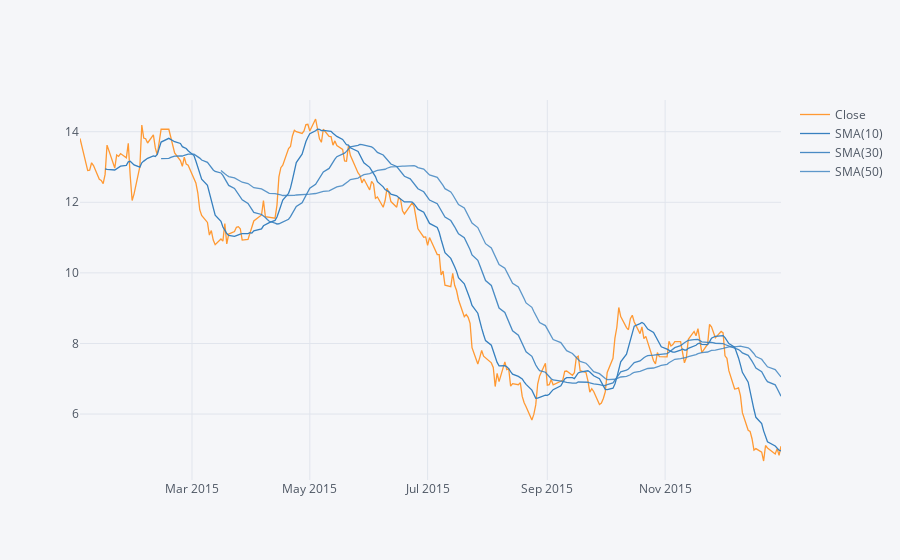

The code cell stored with this chart in its notebook:
### Markdown cell above
** Technical Analysis -- Use [`.ta_plot(study='sma')`](https://plot.ly/pandas/moving-average/) to create a Simple Moving Averages (SMA) plot of Encana for the year 2015. Pass in `periods=[10,30,50]`**

### Code cell
# Code here please
encana['Close'].loc['2015-01-01':'2016-01-01'].ta_plot(study='sma',periods=[10,30,50],title='Simple Moving Averages Encana')

### Figure 1 — Plotly figure (JSON) as saved in the notebook; plotly's stock layout.template omitted (floating-point values rounded to 4 significant figures; data arrays with more than 128 entries replaced by an {"elided": "..."} marker saying what was removed)
{"data": [{"line": {"color": "rgba(255, 153, 51, 1.0)", "dash": "solid", "shape": "linear", "width": 1.3}, "mode": "lines", "name": "Close", "text": "", "type": "scatter", "x": {"elided": "252 str values"}, "y": {"elided": "252 float values"}}, {"line": {"color": "rgba(55, 128, 191, 1.0)", "dash": "solid", "shape": "linear", "width": 1.3}, "mode": "lines", "name": "SMA(10)", "text": "", "type": "scatter", "x": {"elided": "252 str values"}, "y": {"elided": "252 mixed values"}}, {"line": {"color": "rgba(55, 128, 191, 0.8999999999999999)", "dash": "solid", "shape": "linear", "width": 1.3}, "mode": "lines", "name": "SMA(30)", "text": "", "type": "scatter", "x": {"elided": "252 str values"}, "y": {"elided": "252 mixed values"}}, {"line": {"color": "rgba(55, 128, 191, 0.7999999999999998)", "dash": "solid", "shape": "linear", "width": 1.3}, "mode": "lines", "name": "SMA(50)", "text": "", "type": "scatter", "x": {"elided": "252 str values"}, "y": {"elided": "252 mixed values"}}], "layout": {"legend": {"bgcolor": "#F5F6F9", "font": {"color": "#4D5663"}}, "paper_bgcolor": "#F5F6F9", "plot_bgcolor": "#F5F6F9", "title": {"font": {"color": "#4D5663"}}, "xaxis": {"gridcolor": "#E1E5ED", "showgrid": true, "tickfont": {"color": "#4D5663"}, "title": {"font": {"color": "#4D5663"}, "text": ""}, "zerolinecolor": "#E1E5ED"}, "yaxis": {"gridcolor": "#E1E5ED", "showgrid": true, "tickfont": {"color": "#4D5663"}, "title": {"font": {"color": "#4D5663"}, "text": ""}, "zerolinecolor": "#E1E5ED"}}}
